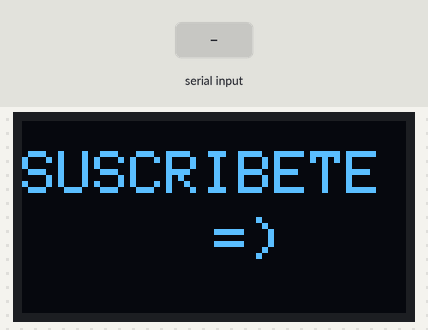
The sketch below on a simulated nRF52 board. Shown: 128×64 one-colour display. Inputs (shaded band) come from the test bench. A phone connects over Bluetooth LE 3 s after start; what the sketch prints to the serial monitor is not drawn.

Above: at 3.2 s.
3.3 s: "1" received over the second serial link
At 3.8 s:
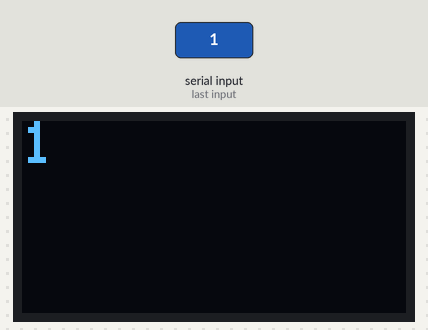
4.8 s: "0" received over the second serial link
At 6.0 s:
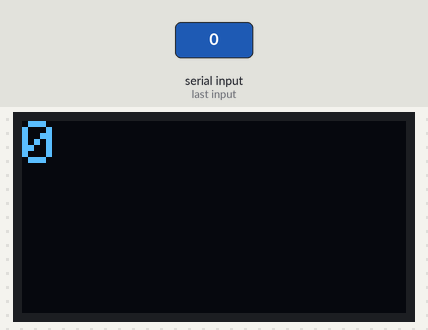
6.3 s: "2" received over the second serial link
At 7.3 s:
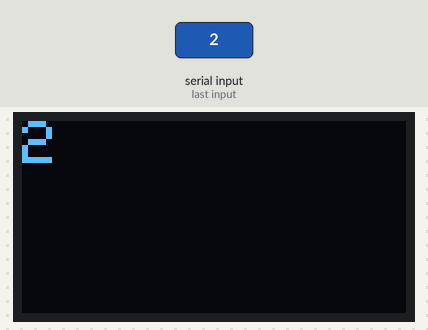
Timing chart, 0 to 9.3 s (numbered marks = the images above; inputs shaded):
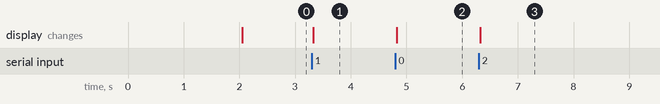

The sketch:

Tablon_de_anuncios.ino
```cpp
#include <bluefruit.h>


#include <Wire.h>
#include <Adafruit_GFX.h>
#include <Adafruit_SSD1306.h>
 #define SCREEN_WIDTH 128 // OLED display width, in pixels
#define SCREEN_HEIGHT 64 // OLED display height, in pixels
Adafruit_SSD1306 display(SCREEN_WIDTH, SCREEN_HEIGHT, &Wire, -1);


BLEDis  bledis;  // device information
BLEUart bleuart; // uart over ble


String entrada;

void setup()
{
  Serial.begin(115200);


 if(!display.begin(SSD1306_SWITCHCAPVCC, 0x3C)) // Address 0x3D for 128x64
 {
    Serial.println(F("SSD1306 Asignación fallida"));
    for(;;);
  }

  delay(2000);
  display.clearDisplay();
  display.setTextSize(2);
  display.setTextColor(WHITE);
  display.setCursor(0, 10);
  display.println("SUSCRIBETE");
  display.setCursor(64, 32);
  display.println("=)");
  display.display();


  Serial.println("Ejemplo tablon de anuncios");
  Serial.println("---------------------------\n");
  Bluefruit.autoConnLed(true);
  Bluefruit.configPrphBandwidth(BANDWIDTH_MAX);
  Bluefruit.begin();
  Bluefruit.setTxPower(4);
  Bluefruit.Periph.setConnectCallback(connect_callback);
  Bluefruit.Periph.setDisconnectCallback(disconnect_callback);

  bledis.setManufacturer("LaBuhardillaDelLoco");
  bledis.setModel("LBDL BLE");
  bledis.begin();

  bleuart.begin();


  startAdv();

}

void startAdv(void){
  Bluefruit.Advertising.addFlags(BLE_GAP_ADV_FLAGS_LE_ONLY_GENERAL_DISC_MODE);
  Bluefruit.Advertising.addTxPower();
  Bluefruit.Advertising.addService(bleuart);
  Bluefruit.ScanResponse.addName();
  Bluefruit.Advertising.restartOnDisconnect(true);
  Bluefruit.Advertising.setInterval(32, 244);    // in unit of 0.625 ms
  Bluefruit.Advertising.setFastTimeout(30);      // number of seconds in fast mode
  Bluefruit.Advertising.start(0);                // 0 = Don't stop advertising after n seconds
}

void loop(){


  while (bleuart.available() ){
    uint8_t ch;
    ch = (uint8_t) bleuart.read();
    Serial.write(ch);
    entrada+= (char)ch;
  }

  if(entrada.length() > 0){
    display.clearDisplay();
    display.setTextSize(2);
    display.setTextColor(WHITE);
    display.setCursor(0, 0);
    display.println(entrada);
    entrada="";
    display.display();
  }
}

void connect_callback(uint16_t conn_handle){
  BLEConnection* connection = Bluefruit.Connection(conn_handle);
  char central_name[32] = { 0 };
  connection->getPeerName(central_name, sizeof(central_name));
  Serial.print("Connected to ");
  Serial.println(central_name);
}


void disconnect_callback(uint16_t conn_handle, uint8_t reason){
  (void) conn_handle;
  (void) reason;
  Serial.println();
  Serial.print("Disconnected, reason = 0x"); Serial.println(reason, HEX);
}
```

Measured:
- after the input at 3.3 s, the display: changes at once (image 1)
- after the input at 4.8 s, the display: changes at once (image 2)
- after the input at 6.3 s, the display: changes at once (image 3)
